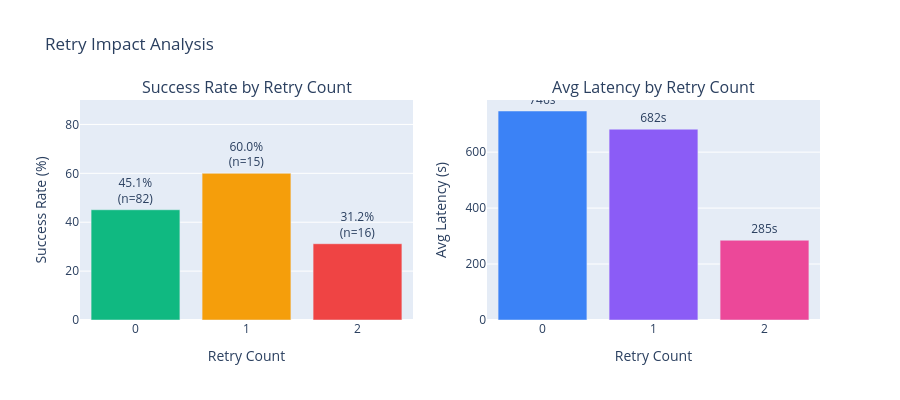

Notebook cell for this chart:
### Code cell
# ── Retry impact ──
retry_impact = df.groupby('retry_count').agg(
    total=('is_success', 'count'),
    successes=('is_success', 'sum'),
    success_rate=('is_success', 'mean'),
    avg_latency=('latency_seconds', 'mean')
).reset_index()
retry_impact['success_pct'] = (retry_impact['success_rate'] * 100).round(1)

fig = make_subplots(rows=1, cols=2,
                    subplot_titles=['Success Rate by Retry Count', 'Avg Latency by Retry Count'])

fig.add_trace(go.Bar(
    x=retry_impact['retry_count'],
    y=retry_impact['success_pct'],
    marker_color=['#10B981', '#F59E0B', '#EF4444'],
    text=[f'{v}%<br>(n={t})' for v, t in zip(retry_impact['success_pct'], retry_impact['total'])],
    textposition='outside'
), row=1, col=1)

fig.add_trace(go.Bar(
    x=retry_impact['retry_count'],
    y=retry_impact['avg_latency'].round(0),
    marker_color=['#3B82F6', '#8B5CF6', '#EC4899'],
    text=[f'{int(v)}s' for v in retry_impact['avg_latency']],
    textposition='outside'
), row=1, col=2)

fig.update_layout(title_text='Retry Impact Analysis', height=400, showlegend=False)
fig.update_xaxes(title_text='Retry Count', tickvals=[0, 1, 2])
fig.update_yaxes(title_text='Success Rate (%)', range=[0, 90], row=1, col=1)
fig.update_yaxes(title_text='Avg Latency (s)', row=1, col=2)
fig.show()

print('Retry breakdown:')
print(retry_impact[['retry_count', 'total', 'successes', 'success_pct', 'avg_latency']].to_string(index=False))

### Figure 1 — Plotly figure (JSON) as saved in the notebook; plotly's stock layout.template omitted (floating-point values rounded to 4 significant figures)
{"data": [{"marker": {"color": ["#10B981", "#F59E0B", "#EF4444"]}, "text": ["45.1%<br>(n=82)", "60.0%<br>(n=15)", "31.2%<br>(n=16)"], "textposition": "outside", "type": "bar", "x": [0, 1, 2], "xaxis": "x", "y": [45.1, 60, 31.2], "yaxis": "y"}, {"marker": {"color": ["#3B82F6", "#8B5CF6", "#EC4899"]}, "text": ["746s", "682s", "285s"], "textposition": "outside", "type": "bar", "x": [0, 1, 2], "xaxis": "x2", "y": [747, 682, 285], "yaxis": "y2"}], "layout": {"annotations": [{"font": {"size": 16}, "showarrow": false, "text": "Success Rate by Retry Count", "x": 0.225, "xanchor": "center", "xref": "paper", "y": 1, "yanchor": "bottom", "yref": "paper"}, {"font": {"size": 16}, "showarrow": false, "text": "Avg Latency by Retry Count", "x": 0.775, "xanchor": "center", "xref": "paper", "y": 1, "yanchor": "bottom", "yref": "paper"}], "height": 400, "showlegend": false, "title": {"text": "Retry Impact Analysis"}, "xaxis": {"anchor": "y", "domain": [0, 0.45], "tickvals": [0, 1, 2], "title": {"text": "Retry Count"}}, "xaxis2": {"anchor": "y2", "domain": [0.55, 1], "tickvals": [0, 1, 2], "title": {"text": "Retry Count"}}, "yaxis": {"anchor": "x", "domain": [0, 1], "range": [0, 90], "title": {"text": "Success Rate (%)"}}, "yaxis2": {"anchor": "x2", "domain": [0, 1], "title": {"text": "Avg Latency (s)"}}}}
